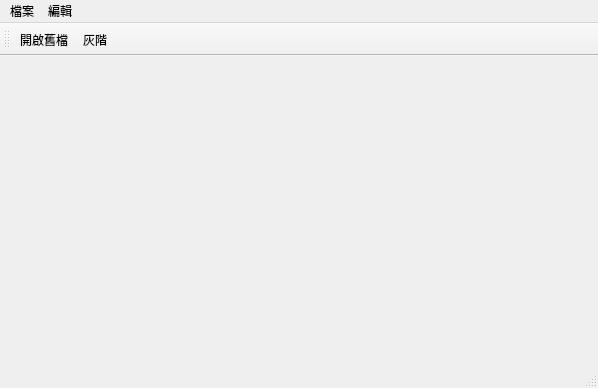
<?xml version="1.0" encoding="UTF-8"?>
<ui version="4.0">
 <class>MainWindow</class>
 <widget class="QMainWindow" name="MainWindow">
  <property name="geometry">
   <rect>
    <x>0</x>
    <y>0</y>
    <width>598</width>
    <height>388</height>
   </rect>
  </property>
  <property name="windowTitle">
   <string>MainWindow</string>
  </property>
  <widget class="QWidget" name="centralwidget"/>
  <widget class="QMenuBar" name="menubar">
   <property name="geometry">
    <rect>
     <x>0</x>
     <y>0</y>
     <width>598</width>
     <height>25</height>
    </rect>
   </property>
   <widget class="QMenu" name="menu">
    <property name="title">
     <string>檔案</string>
    </property>
    <addaction name="OpenFile"/>
    <addaction name="Close"/>
   </widget>
   <widget class="QMenu" name="menu_2">
    <property name="title">
     <string>編輯</string>
    </property>
    <addaction name="toGray"/>
    <addaction name="toHistgram"/>
    <addaction name="toThresh"/>
   </widget>
   <addaction name="menu"/>
   <addaction name="menu_2"/>
  </widget>
  <widget class="QStatusBar" name="statusbar"/>
  <widget class="QToolBar" name="FileToolBar">
   <property name="windowTitle">
    <string>toolBar</string>
   </property>
   <attribute name="toolBarArea">
    <enum>TopToolBarArea</enum>
   </attribute>
   <attribute name="toolBarBreak">
    <bool>false</bool>
   </attribute>
   <addaction name="OpenFile"/>
   <addaction name="toGray"/>
  </widget>
  <action name="OpenFile">
   <property name="icon">
    <iconset resource="../src/ImageProcess.qrc">
     <normaloff>:/OpenFile/icon/OpenFile.PNG</normaloff>:/OpenFile/icon/OpenFile.PNG</iconset>
   </property>
   <property name="text">
    <string>開啟舊檔</string>
   </property>
  </action>
  <action name="Close">
   <property name="text">
    <string>關閉程式</string>
   </property>
  </action>
  <action name="toGray">
   <property name="icon">
    <iconset resource="../src/ImageProcess.qrc">
     <normaloff>:/Gray/icon/Gray.PNG</normaloff>:/Gray/icon/Gray.PNG</iconset>
   </property>
   <property name="text">
    <string>灰階</string>
   </property>
  </action>
  <action name="toHistgram">
   <property name="text">
    <string>直方圖</string>
   </property>
  </action>
  <action name="toThresh">
   <property name="text">
    <string>二值化</string>
   </property>
  </action>
 </widget>
 <resources>
  <include location="../src/ImageProcess.qrc"/>
 </resources>
 <connections>
  <connection>
   <sender>OpenFile</sender>
   <signal>activated()</signal>
   <receiver>MainWindow</receiver>
   <slot>slotOpenFile()</slot>
   <hints>
    <hint type="sourcelabel">
     <x>-1</x>
     <y>-1</y>
    </hint>
    <hint type="destinationlabel">
     <x>298</x>
     <y>193</y>
    </hint>
   </hints>
  </connection>
  <connection>
   <sender>Close</sender>
   <signal>activated()</signal>
   <receiver>MainWindow</receiver>
   <slot>slotClose()</slot>
   <hints>
    <hint type="sourcelabel">
     <x>-1</x>
     <y>-1</y>
    </hint>
    <hint type="destinationlabel">
     <x>298</x>
     <y>193</y>
    </hint>
   </hints>
  </connection>
  <connection>
   <sender>toGray</sender>
   <signal>activated()</signal>
   <receiver>MainWindow</receiver>
   <slot>slotGray()</slot>
   <hints>
    <hint type="sourcelabel">
     <x>-1</x>
     <y>-1</y>
    </hint>
    <hint type="destinationlabel">
     <x>298</x>
     <y>193</y>
    </hint>
   </hints>
  </connection>
  <connection>
   <sender>toHistgram</sender>
   <signal>activated()</signal>
   <receiver>MainWindow</receiver>
   <slot>slotHistgram()</slot>
   <hints>
    <hint type="sourcelabel">
     <x>-1</x>
     <y>-1</y>
    </hint>
    <hint type="destinationlabel">
     <x>298</x>
     <y>193</y>
    </hint>
   </hints>
  </connection>
  <connection>
   <sender>toThresh</sender>
   <signal>activated()</signal>
   <receiver>MainWindow</receiver>
   <slot>slotThresh()</slot>
   <hints>
    <hint type="sourcelabel">
     <x>-1</x>
     <y>-1</y>
    </hint>
    <hint type="destinationlabel">
     <x>298</x>
     <y>193</y>
    </hint>
   </hints>
  </connection>
 </connections>
 <slots>
  <slot>slotClose()</slot>
  <slot>slotOpenFile()</slot>
  <slot>slotGray()</slot>
  <slot>slotHistgram()</slot>
  <slot>slotThresh()</slot>
 </slots>
</ui>
